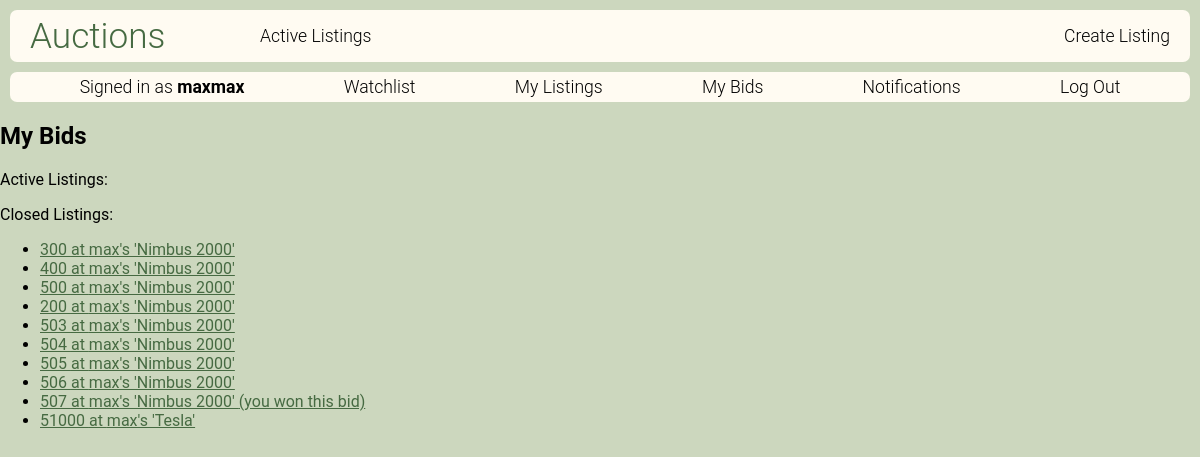
The page /my-bids (signed in) on the database as committed earlier.
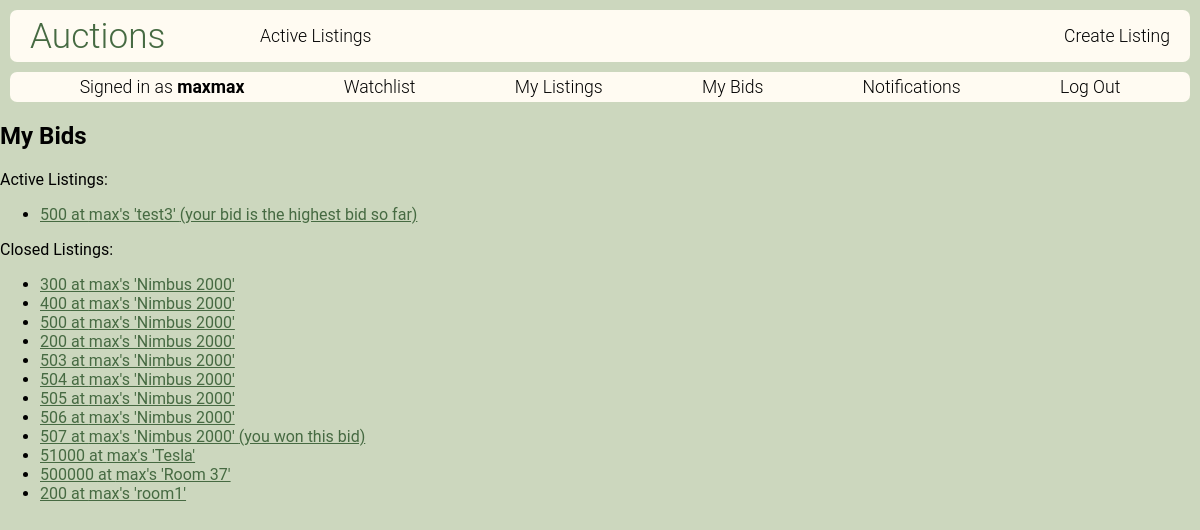
The same page on the database as committed later.
### auctions/models.py (models this page shows, shortened)
class Bid(models.Model):
    value = models.IntegerField()
    user = models.ForeignKey(User, on_delete=models.CASCADE, related_name="bids")
    listing = models.ForeignKey(Listing, on_delete=models.CASCADE, related_name="bids")
    datetime = models.DateTimeField(default=datetime(2021, 9, 12))

class Listing(models.Model):
    title = models.CharField(max_length=64)
    description = models.CharField(max_length=1000)
    starting_price = models.IntegerField(validators=[
        MinValueValidator(1)
    ])
    photo = models.URLField(max_length=1000, null=True, default=None, blank=True)
    category = models.ForeignKey(Category, on_delete=models.SET_NULL, related_name="listings", null=True)
    owner = models.ForeignKey(User,related_name="listings", on_delete=models.CASCADE)
    active = models.BooleanField(default=True)
    datetime = models.DateTimeField(default=datetime(2021, 9, 12))
    def highest_bid(self):
        return self.bids.order_by("-value").first()
    def __str__(self):
        return f"{self.owner}'s '{self.title}'"

class User(AbstractUser):
    watchlist = models.ManyToManyField('Listing', blank=True, related_name="users_watching")
    def unread(self):
        return self.notifications.filter(seen=False).count()

### auctions/views.py (the view)
# urls.py: path("my-bids", views.my_bids, name="my_bids"),
@login_required
def my_bids(request):
    user = request.user
    return render(request, "auctions/my_bids.html", {
        "bids": user.bids.order_by("-datetime").all()
    })

### auctions/templates/auctions/my_bids.html
{% extends "auctions/layout.html" %}
{% block body %}
    <h2>My Bids</h2>
    <p>Active Listings:</p>
    <ul>
        {% for bid in bids %}
            {% if bid.listing.active %}
            <li>
                <a href="{% url 'listing' bid.listing.id %}">
                    {{ bid.value }} at {{ bid.listing }}
                    {% if bid == bid.listing.highest_bid %}
                    (your bid is the highest bid so far)
                    {% endif %}
                </a>
            </li>
            {% endif %}
        {% empty %}
            <li>You have not placed any bids so far.</li>
        {% endfor %}
    </ul>
    <p>Closed Listings:</p>
    <ul>
        {% for bid in bids %}
            {% if not bid.listing.active %}
            <li>
                <a href="{% url 'listing' bid.listing.id %}">
                    {{ bid.value }} at {{ bid.listing }}
                    {% if bid == bid.listing.highest_bid %}
                    (you won this bid)
                    {% endif %}
                </a>
            </li>
            {% endif %}
        {% endfor %}
    </ul>
{% endblock %}

Rows that differ between the two databases and show on the page:
added Bid: value "500", listing "max's 'test3'", shows "(your bid is the highest bid so far)", shown under "My Bids"
added Bid: value "500000", listing "max's 'Room 37'"
added Bid: value "200", listing "max's 'room1'"
